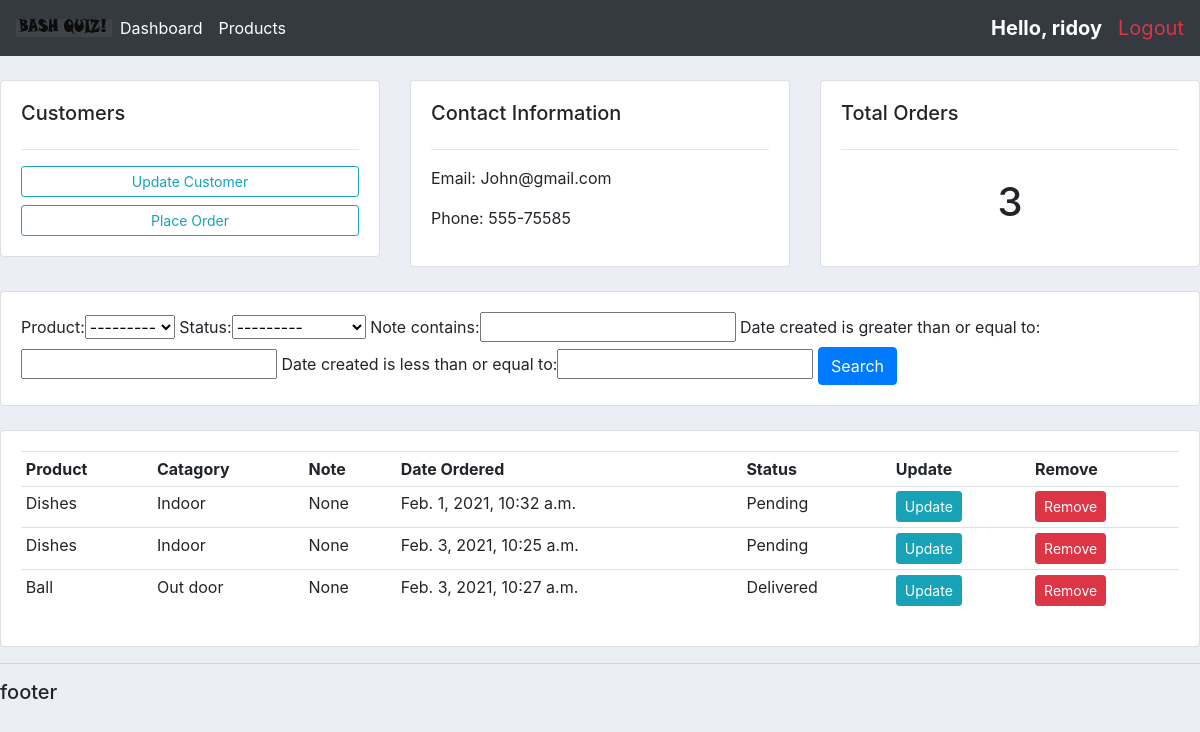
Screenshot of /customers/1/ (signed in) with the database file from the repository.
### accounts/models.py (models this page shows, shortened)
class Customer(models.Model):
	user = models.OneToOneField(User, null=True, blank=True, on_delete=models.CASCADE)
	name = models.CharField(max_length=200, null=True)
	phone = models.CharField(max_length=200, null=True)
	email = models.CharField(max_length=200, null=True)
	profile_pic = models.ImageField(default="shah.jpg" ,null=True)
	date_created = models.DateTimeField(auto_now_add=True, null=True)

class Order(models.Model):
	STATUS = (
			('Pending', 'Pending'),
			('Out of delivery', 'Out of delivery'),
			('Delivered', 'Delivered'),
		)
	customer = models.ForeignKey(Customer, null=True, on_delete=models.CASCADE)
	product = models.ForeignKey(Product, null=True, on_delete=models.CASCADE)
	date_created = models.DateTimeField(auto_now_add=True, null=True)
	status = models.CharField(max_length=200, null=True, choices=STATUS)
	note = models.CharField(max_length=1000, null=True)

class Product(models.Model):
	CATAGORY = (
			('Indoor','Indoor'),
			('Out door', 'Out door'),
		)
	name = models.CharField(max_length=200, null=True)
	price = models.FloatField(null=True)
	catagory = models.CharField(max_length=200, null=True, choices=CATAGORY)
	description = models.CharField(max_length=200, null=True, blank=True)
	date_created = models.DateTimeField(auto_now_add=True, null=True)
	tags = models.ManyToManyField(Tag)
	def __str__(self):
		return self.name

### accounts/decorators.py (the view, shortened to what this page needs)
		def wrapper_func(request, *args, **kwargs):
			group = None
			if request.user.groups.exists():
				group = request.user.groups.all()[0].name
			if group in allowed_roles:
				return view_func(request, *args, **kwargs)
			else:
				return HttpResponse('You are not allowed here')

### accounts/views.py (called while the page is built)
@login_required(login_url='login')
@allowed_users(allowed_roles=['admin'])
def customers(request, pk):
	customers = Customer.objects.get(id=pk)
	orders = customers.order_set.all()
	orders_count = orders.count()
	myfilter = OrderFilter(request.GET, queryset=orders)
	orders = myfilter.qs
	contex = {'customers':customers, 'orders':orders, 'orders_count':orders_count,
	'myfilter':myfilter}
	return render(request, 'customers.html',contex)

### templates/customers.html
{% extends 'main.html'%}
{% block content %}
<br>
<div class="row">
	<div class="col-md">
		<div class="card card-body">
			<h5>Customers</h5>
			<hr>
			<a class="btn btn-outline-info btn-sm btn-block" href="">Update Customer</a>
			<a class="btn btn-outline-info btn-sm btn-block" href="{% url 'create_order' customers.id %}">Place Order</a>
		</div>
	</div>
	<div class="col-md">
		<div class="card card-body">
			<h5>Contact Information</h5>
			<hr>
			<p>Email: {{customers.email}}</p>
			<p>Phone: {{customers.phone}}</p>
		</div>
	</div>
	<div class="col-md">
		<div class="card card-body">
			<h5>Total Orders</h5>
			<hr>
			<h1 style="text-align: center; padding: 12px;">{{orders_count}}</h1>
		</div>
	</div>
</div>
<br>
<div class="row">
	<div class="col">
		<div class="card card-body">
			<form method="GET">
				{{myfilter.form}}
				<button class="btn btn-primary" type="submit">Search</button>
			</form>
		</div>
	</div>
</div>
<br>
<div class="row">
	<div class="col-md">
		<div class="card card-body">
			<table class="table table-sm">
				<tr>
					<th>Product</th>
					<th>Catagory</th>
					<th>Note</th>
					<th>Date Ordered</th>
					<th>Status</th>
					<th>Update</th>
					<th>Remove</th>
				</tr>
				{% for i in orders %}
				<tr>
					<td>{{i.product}}</td>
					<td>{{i.product.catagory}}</td>
					<td>{{i.note}}</td>
					<td>{{i.date_created}}</td>
					<td>{{i.status}}</td>
					<td><a class="btn btn-sm btn-info" href="{% url 'update_order' i.id %}">Update</a></td>
					<td><a class="btn btn-sm btn-danger" href="{% url 'delete' i.id %}">Remove</a></td>
				</tr>
				{% endfor %}
			</table>
		</div>
	</div>
</div>
{% endblock %}

### templates/navbar.html (shortened to what this page needs)
{% load static %}
<nav class="navbar navbar-expand-lg navbar-dark bg-dark">
  <img src="{% static 'images/logo.png'%}">
  <div class="collapse navbar-collapse" id="navbarNav">
    <ul class="navbar-nav">
      {% if request.user.is_staff %}
      <li class="nav-item active">
        <a class="nav-link" href="{% url 'home' %}">Dashboard</a>
      </li>
      <li class="nav-item active">
        <a class="nav-link" href="{% url 'products' %}">Products</a>
      </li>
      {% else %}
      <li class="nav-item active">
        <a class="nav-link" href="{% url 'settings' %}">Settings</a>
      </li>
      {% endif %}
    </ul>
  </div>
  <span class="text-white mr-3 font-weight-bold h-msg">Hello, {{user.username}}</span>
  <span><a class="text-danger h-msg" href="{% url 'logout' %}">Logout</a></span>
</nav>

### static/css/main.css (style rules this page uses)
body { background-color: #ebeff5; }

### templates/navbar.html (style rules this page uses)
.h-msg { font-size: 20px; }

### rows the page displays
Customer: email "John@gmail.com", phone "555-75585"
Order: product "Dishes", product.catagory "Indoor", note "None", date_created "Feb. 1, 2021, 10:32 a.m.", status "Pending"
Order: product "Dishes", product.catagory "Indoor", note "None", date_created "Feb. 3, 2021, 10:25 a.m.", status "Pending"
Order: product "Ball", product.catagory "Out door", note "None", date_created "Feb. 3, 2021, 10:27 a.m.", status "Delivered"

### other values shown
{{ user.username }} "ridoy"
{{ orders_count }} "3"
